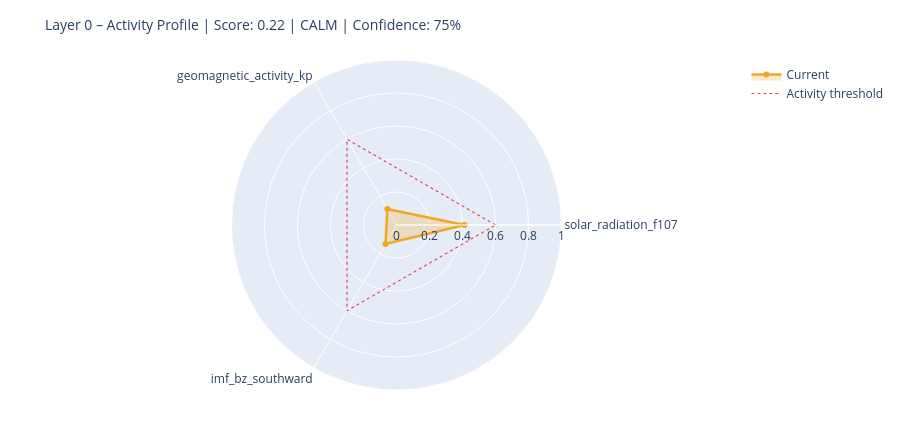

The code cell stored with this chart in its notebook:
### Markdown cell above
---
## 6. State Assessment & Handoff to Layer 1

### Code cell
# ============================================================
# STEP 1 – Collect raw values with source modes
# Mode: 'primary' | 'fallback_3h' | 'last_valid' | 'missing'
# ============================================================

def safe_last(df, col):
    if df is None or col not in df.columns: return None
    s = df[col].dropna()
    return float(s.iloc[-1]) if not s.empty else None

f107_now = safe_last(df_f107, 'f10.7')
bz_now   = safe_last(df_mag,  'bz_gsm')
kp_now   = safe_last(df_kp,   'kp')
sw_now   = safe_last(df_sw,   'speed')

source_modes = {
    'F10.7':    'primary'  if f107_now is not None else 'missing',
    'Kp':       'primary'  if kp_now   is not None else 'missing',
    'IMF_Bz':   'primary'  if bz_now   is not None else 'missing',
    'SW_speed': 'primary'  if sw_now   is not None else 'missing',
}

# Kp Fallback – 3h endpoint
if kp_now is None:
    try:
        r = requests.get(
            'https://services.swpc.noaa.gov/json/noaa-planetary-k-index.json',
            timeout=10)
        r.raise_for_status()
        fb = pd.DataFrame(r.json())
        tc = next((c for c in fb.columns if 'time' in c.lower()), fb.columns[0])
        kc = next((c for c in fb.columns if 'kp' in c.lower() and c != tc), None)
        if kc:
            fb[kc] = fb[kc].astype(str).str.extract(r'([0-9]+(?:\.[0-9]*)?)')[0]
            fb[kc] = pd.to_numeric(fb[kc], errors='coerce')
            fb = fb[fb[kc] >= 0].dropna(subset=[kc])
            if not fb.empty:
                kp_now = float(fb[kc].iloc[-1])
                source_modes['Kp'] = 'fallback_3h'
                print(f'  Kp fallback (3h): {kp_now:.1f}')
    except Exception as e:
        print(f'  Kp fallback failed: {e}')

# Solar Wind Fallback – last valid value
if sw_now is None and df_sw is not None and 'speed' in df_sw.columns:
    s = df_sw['speed'].dropna()
    if not s.empty:
        sw_now = float(s.iloc[-1])
        source_modes['SW_speed'] = 'last_valid'
        print(f'  SW fallback (last_valid): {sw_now:.0f} km/s')

print()
print('Source modes:', source_modes)

# ============================================================
# STEP 2 – Score from available components only
# ============================================================

def norm(v, lo, hi):
    if v is None: return None
    return max(0.0, min(1.0, (v - lo) / (hi - lo)))

COMPONENTS = {
    'solar_radiation_f107':    (f107_now, norm(f107_now, 60, 250)),
    'geomagnetic_activity_kp': (kp_now,   norm(kp_now,   0,   9)),
    'imf_bz_southward':        (bz_now,   norm(-(bz_now or 0) if bz_now else None, -5, 30)
                                           if bz_now is not None else None),
    'solar_wind_speed':        (sw_now,   norm(sw_now, 300, 800)),
}

available   = {k: v[1] for k, v in COMPONENTS.items() if v[1] is not None}
unavailable = [k for k, v in COMPONENTS.items() if v[1] is None]

layer0_score = round(sum(available.values()) / len(available), 4) if available else None
confidence   = round(len(available) / len(COMPONENTS), 2)

level = ('unknown'  if layer0_score is None
         else 'calm'     if layer0_score < 0.3
         else 'moderate' if layer0_score < 0.6
         else 'active')

# ============================================================
# STEP 3 – Dominant Driver
# ============================================================

def dominant_driver(kp, f107, bz, sw):
    candidates = []
    if kp   is not None and kp   >= 4:   candidates.append(('geomagnetic',    kp / 9))
    if sw   is not None and sw   >= 500:  candidates.append(('solar_wind',     sw / 800))
    if bz   is not None and bz   <= -5:   candidates.append(('imf_southward',  abs(bz) / 30))
    if f107 is not None and f107 >= 150:  candidates.append(('solar_radiation',f107 / 250))
    return max(candidates, key=lambda x: x[1])[0] if candidates else 'none'

driver = dominant_driver(kp_now, f107_now, bz_now, sw_now)

# ============================================================
# STEP 4 – Downstream expectations
# ============================================================

def downstream_expectation(driver, score, kp, bz, f107):
    exp = {
        'magnetosphere':        'calm',
        'ionosphere':           'calm',
        'schumann_resonance':   'unchanged',
        'lithosphere_currents': 'low',
    }
    if driver == 'geomagnetic' or (kp and kp >= 5):
        exp['magnetosphere']        = 'compressed / storm'
        exp['ionosphere']           = 'elevated disturbance (TEC variability)'
        exp['schumann_resonance']   = 'elevated amplitude possible'
        exp['lithosphere_currents'] = 'elevated induction currents'
    elif driver == 'imf_southward' or (bz and bz <= -5):
        exp['magnetosphere']        = 'energy coupling active'
        exp['ionosphere']           = 'elevated electron density possible'
        exp['schumann_resonance']   = 'slight modulation possible'
    elif driver == 'solar_radiation' or (f107 and f107 >= 150):
        exp['ionosphere']           = 'elevated ionization (F-layer)'
        exp['schumann_resonance']   = 'slightly elevated background activity'
    return exp

downstream = downstream_expectation(driver, layer0_score, kp_now, bz_now, f107_now)

# ============================================================
# CONSOLE OUTPUT
# ============================================================

W = 58
print('=' * W)
print('LAYER 0 – STATE ASSESSMENT')
print('=' * W)
for name, (raw_v, score_v) in COMPONENTS.items():
    if score_v is not None:
        bar = '█' * int(score_v * 20) + '░' * (20 - int(score_v * 20))
        print(f'  {name:<35}  {bar}  {score_v:.2f}')
    else:
        print(f'  {name:<35}  {"─" * 20}  n/a')
print('-' * W)
print(f'  Score ({len(available)}/{len(COMPONENTS)} components):  {layer0_score:.3f}')
print(f'  Confidence:         {confidence:.0%}')
print(f'  Level:              {level.upper()}')
print(f'  Dominant Driver:    {driver}')

# Radar chart
cats = list(available.keys())
vals = list(available.values())
if len(cats) >= 3:
    fig = go.Figure()
    fig.add_trace(go.Scatterpolar(
        r=vals + [vals[0]], theta=cats + [cats[0]],
        fill='toself', fillcolor='rgba(242,166,35,0.25)',
        line=dict(color='#F2A623', width=2.5), name='Current'
    ))
    fig.add_trace(go.Scatterpolar(
        r=[0.6] * (len(cats) + 1), theta=cats + [cats[0]],
        line=dict(color='#E24B4A', dash='dot', width=1.2),
        mode='lines', name='Activity threshold'
    ))
    fig.update_layout(
        title=dict(text=f'Layer 0 – Activity Profile | Score: {layer0_score:.2f} | {level.upper()} | Confidence: {confidence:.0%}',
                   font=dict(size=14)),
        polar=dict(radialaxis=dict(visible=True, range=[0, 1])),
        height=430, showlegend=True,
        margin=dict(l=60, r=60, t=60, b=40)
    )
    fig.show()

### Figure 1 — Plotly figure (JSON) as saved in the notebook; plotly's stock layout.template omitted (floating-point values rounded to 4 significant figures)
{"data": [{"fill": "toself", "fillcolor": "rgba(242,166,35,0.25)", "line": {"color": "#F2A623", "width": 2.5}, "name": "Current", "r": [0.4116, 0.1111, 0.1323, 0.4116], "theta": ["solar_radiation_f107", "geomagnetic_activity_kp", "imf_bz_southward", "solar_radiation_f107"], "type": "scatterpolar"}, {"line": {"color": "#E24B4A", "dash": "dot", "width": 1.2}, "mode": "lines", "name": "Activity threshold", "r": [0.6, 0.6, 0.6, 0.6], "theta": ["solar_radiation_f107", "geomagnetic_activity_kp", "imf_bz_southward", "solar_radiation_f107"], "type": "scatterpolar"}], "layout": {"height": 430, "margin": {"b": 40, "l": 60, "r": 60, "t": 60}, "polar": {"radialaxis": {"range": [0, 1], "visible": true}}, "showlegend": true, "title": {"font": {"size": 14}, "text": "Layer 0 – Activity Profile | Score: 0.22 | CALM | Confidence: 75%"}}}
